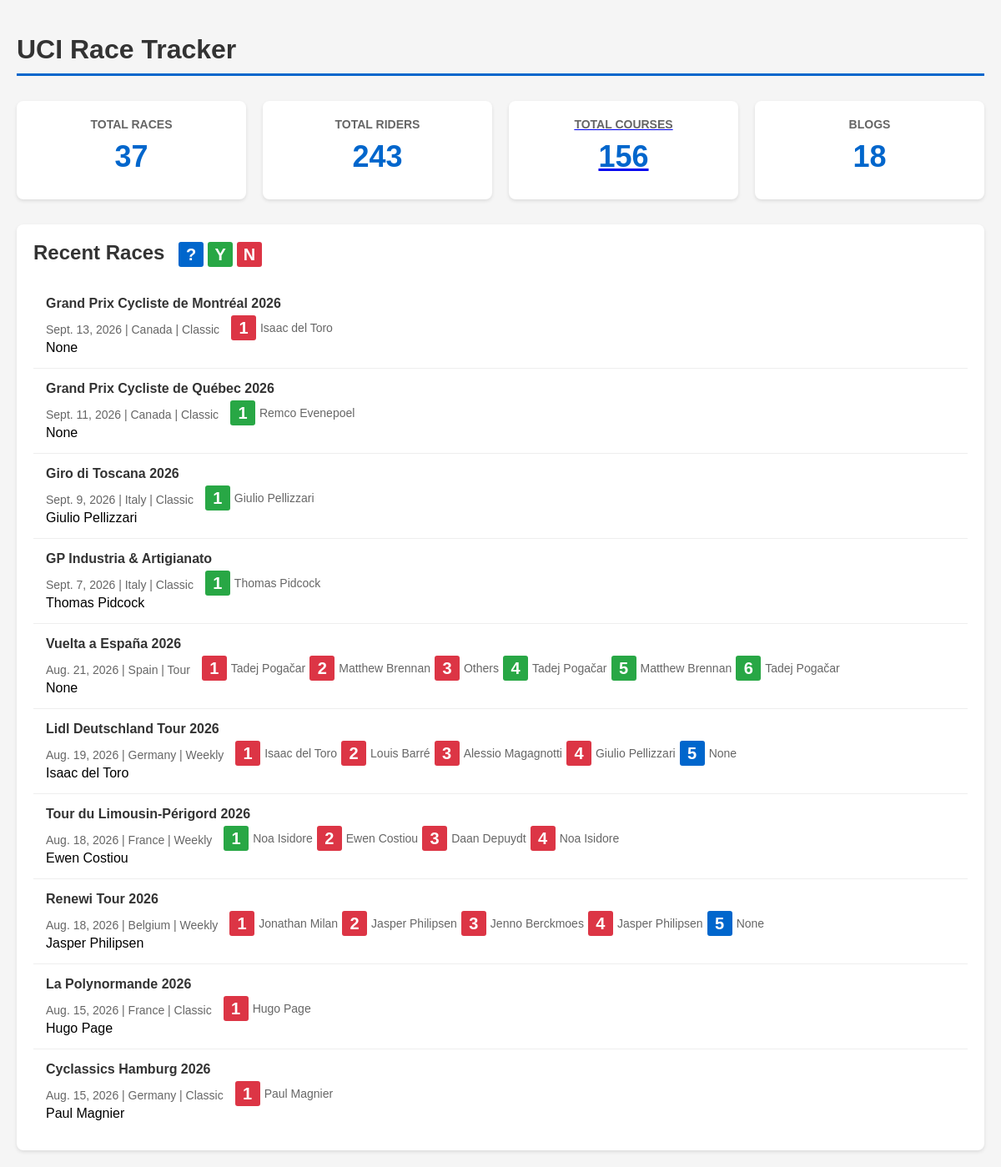
The app's page /, older data.
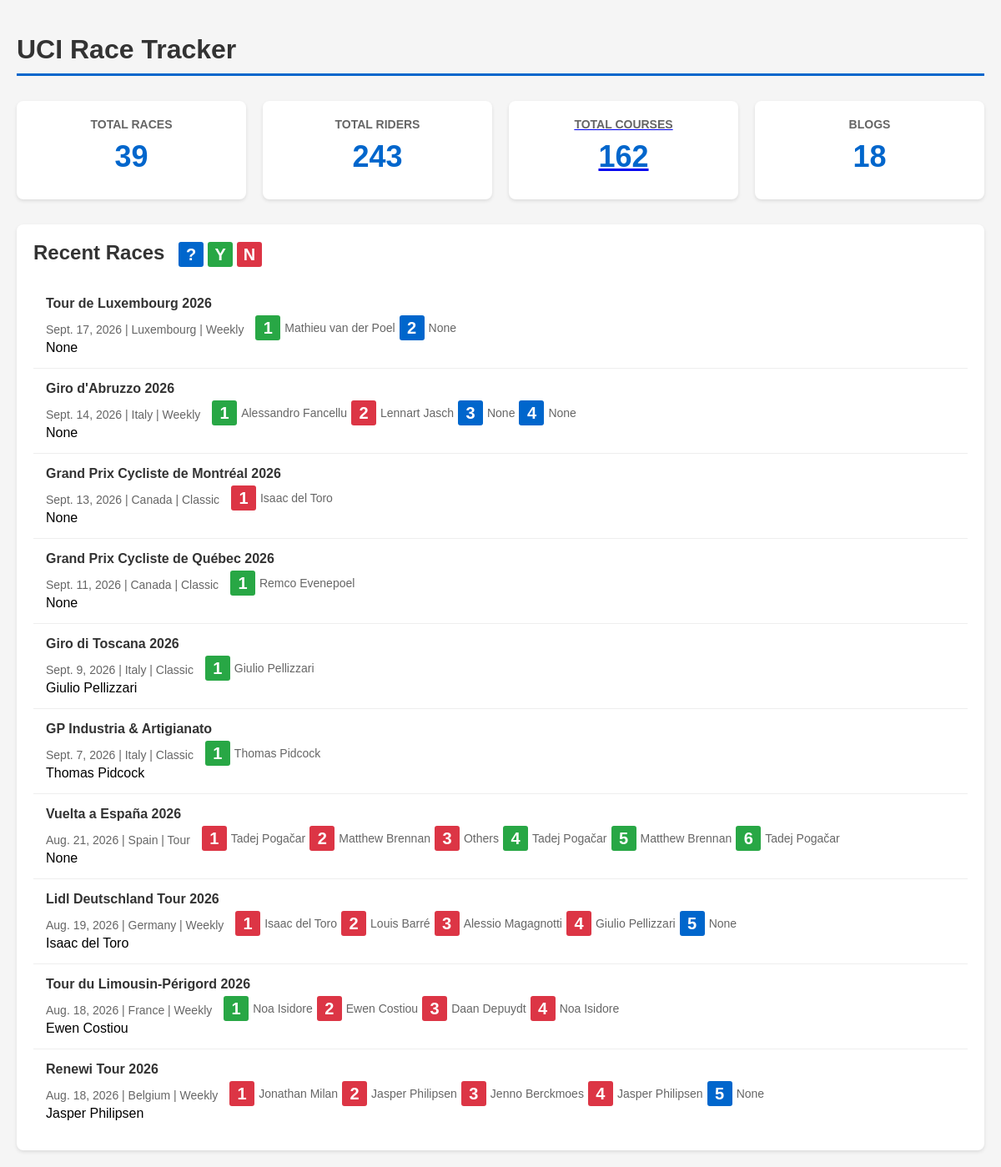
The same page, newer data.
### uci/models/race.py (models this page shows, shortened)
class Race(models.Model):
    CATEGORY_CHOICES = [
        ('classic', 'Classic'),
        ('high_mountain', 'High Mountain'),
        ('flat', 'Flat'),
        ('tour', 'Tour'),
        ('weekly', 'Weekly'),
    ]
    name = models.CharField(max_length=200)
    date = models.DateField(null=True, blank=True)
    location = models.CharField(max_length=200)
    category = models.CharField(max_length=50, choices=CATEGORY_CHOICES, default='classic')
    winner = models.ForeignKey(Rider, on_delete=models.CASCADE, null=True, blank=True, related_name='race_winner')
    predict_winner = models.ForeignKey(Rider, on_delete=models.CASCADE, null=True, blank=True, related_name='race_predict_winner')
    one_day_race = models.BooleanField(default=False)
    note = models.TextField(null=True, blank=True)
    class Meta:
        ordering = ['-date']

### uci/models/course.py (models this page shows, shortened)
class Course(models.Model):
    DEFAULT_BET_AMOUNT = Decimal('1')
    race = models.ForeignKey(Race, on_delete=models.CASCADE, related_name='courses')
    name = models.CharField(max_length=200)
    start = models.CharField(max_length=120, null=True, blank=True)
    end = models.CharField(max_length=120, null=True, blank=True)
    distance_km = models.DecimalField(max_digits=6, decimal_places=2, null=True, blank=True)
    elevation_gain_m = models.IntegerField(null=True, blank=True)
    note = models.TextField(max_length=500, null=True, blank=True)
    key_point = models.JSONField(null=True, blank=True, default=list)
    course_summary = models.JSONField(null=True, blank=True)
    profile_score = models.IntegerField(null=True, blank=True)
    profile_score_20k = models.IntegerField(null=True, blank=True)
    winner = models.ForeignKey(Rider, on_delete=models.CASCADE, null=True, blank=True, related_name='course_winner')
    predict_winner = models.ForeignKey(Rider, on_delete=models.CASCADE, null=True, blank=True, related_name='course_predict_winner')
    pre_analysis = models.TextField(max_length=3000, null=True, blank=True)
    course_url = models.URLField(null=True, blank=True)
    is_won_by_breakaway = models.BooleanField(default=False)
    bingo_rate = models.DecimalField(max_digits=6, decimal_places=2, null=True, blank=True)
    settled = models.BooleanField(default=False)
    def __init__(self, *args, **kwargs):
        super().__init__(*args, **kwargs)
        self.__original_predict_winner_id = self.predict_winner_id
    @property
    def bingo(self):
        return self.predict_winner == self.winner and self.winner is not None

### uci/models/rider.py (models this page shows, shortened)
class Rider(models.Model):
    FORM_TREND_CHOICES = [
        ('high', '↑'),
        ('increase', '↗'),
        ('normal', '→'),
        ('decrease', '↘'),
        ('low', '↓'),
    ]
    FORM_TO_TREND = {1: 'low', 2: 'decrease', 3: 'normal', 4: 'increase', 5: 'high'}
    SCORE_VALIDATORS = [MinValueValidator(1), MaxValueValidator(100)]
    name = models.CharField(max_length=100, unique=True)
    nationality = models.CharField(max_length=100, null=True, blank=True)
    date_of_birth = models.DateField(null=True, blank=True)
    note = models.TextField(max_length=500, null=True, blank=True)
    form = models.IntegerField(validators=[MinValueValidator(1), MaxValueValidator(5)], null=True, blank=True)
    form_trend = models.CharField(max_length=10, choices=FORM_TREND_CHOICES, null=True, blank=True, default='normal')
    form_duration = models.IntegerField(null=True, blank=True, default=14)
    date_duration_start = models.DateField(null=True, blank=True)
    breakaway = models.BooleanField(default=False)
    breakaway_note = models.CharField(max_length=100, null=True, blank=True)
    attack_index = models.IntegerField(null=True, blank=True, default=0)
    score_climb = models.IntegerField(null=True, blank=True, default=1, validators=SCORE_VALIDATORS)
    score_wave = models.IntegerField(null=True, blank=True, default=1, validators=SCORE_VALIDATORS)
    score_punch = models.IntegerField(null=True, blank=True, default=1, validators=SCORE_VALIDATORS)
    score_tt = models.IntegerField(null=True, blank=True, default=1, validators=SCORE_VALIDATORS)
    score_sprint = models.IntegerField(null=True, blank=True, default=1, validators=SCORE_VALIDATORS)
    score_steep = models.IntegerField(null=True, blank=True, default=1, validators=SCORE_VALIDATORS)
    limit_distance = models.FloatField(null=True, blank=True, default=10)
    limit_slope = models.FloatField(null=True, blank=True, default=10)
    form_history_cache = models.JSONField(default=list, blank=True)
    watch_listed = models.BooleanField(default=False)
    FORM_HISTORY_CACHE_MAX = 10
    class Meta:
        ordering = ['name']  # for admin
    def __str__(self):
        return f"{self.name}"

### uci/views.py (the view)
# urls.py: path('', views.index, name='index'),
def index(request):
    races = Race.objects.all()
    riders = Rider.objects.all()
    courses = Course.objects.all()
    context = {
        'total_races': races.count(),
        'total_riders': riders.count(),
        'total_courses': courses.count(),
        'total_blogs': Blog.objects.all().count(),
        'recent_races': races.order_by('-date')[:10],
    }
    return render(request, 'uci/index.html', context)

### uci/templates/uci/index.html (shortened to what this page needs)
<!DOCTYPE html>
<html lang="en">
<head>
</head>
<body>
    <h1>UCI Race Tracker</h1>
    <div class="stats">
        <div class="stat-card">
            <h3>Total Races</h3>
            <div class="number">{{ total_races }}</div>
        </div>
        <div class="stat-card">
            <h3>Total Riders</h3>
            <div class="number">{{ total_riders }}</div>
        </div>
        <div class="stat-card">
            <a href="{% url 'uci:course_list' %}">
                <h3>Total Courses</h3>
                <div class="number">{{ total_courses }}</div>
            </a>
        </div>
        <div class="stat-card">
            <h3>Blogs</h3>
            <div class="number">{{ total_blogs }}</div>
        </div>
    </div>
    <div class="recent-races">
        <h2>Recent Races
            <span class="legend">
                <span class="course-icon blue" title="Not started">?</span>
                <span class="course-icon green" title="Bingo">Y</span>
                <span class="course-icon red" title="Wrong prediction">N</span>
            </span>
        </h2>
        {% if recent_races %}
            {% for race in recent_races %}
                <div class="race-item">
                    <div class="race-name">{{ race.name }}</div>
                    <div class="race-details">
                        {{ race.date }} | {{ race.location }} | {{ race.get_category_display }}
                        {% if race.courses.all %}
                            <span class="course-icons">
                                {% for course in race.courses.all|slice:"6" %}
                                    <a href="{% url 'uci:course_detail' course.pk %}"><span class="course-icon {% if not course.winner %}blue{% elif course.bingo %}green{% else %}red{% endif %}" title="{{ course.name }}">{{ forloop.counter }}</span></a>
                                    <span class="course-winner">{{ course.winner }}</span>
                                {% endfor %}
                            </span>
                        {% endif %}
                    </div>
                    <div class="race-winner">
                        {{ race.winner }}
                    </div>
                </div>
            {% endfor %}
        {% else %}
            <div class="no-data">No races found. Add some races in the admin panel!</div>
        {% endif %}
    </div>
</body>
</html>

Row changes from the older to the newer data that the page shows:
no longer on this page (row unchanged): Race: name "La Polynormande 2026", date "Aug. 15, 2026", location "France", category "Classic", winner "Hugo Page"
no longer on this page (row unchanged): Course: winner "Hugo Page", shown under "La Polynormande 2026"
no longer on this page (row unchanged): Race: name "Cyclassics Hamburg 2026", date "Aug. 15, 2026", location "Germany", category "Classic", winner "Paul Magnier"
no longer on this page (row unchanged): Course: winner "Paul Magnier", shown under "Cyclassics Hamburg 2026"
added Race: name "Tour de Luxembourg 2026", date "Sept. 17, 2026", location "Luxembourg", category "Weekly", winner "None"
added Course: winner "Mathieu van der Poel", shown under "Tour de Luxembourg 2026"
added Course: winner "None", shown under "Tour de Luxembourg 2026"
added Race: name "Giro d'Abruzzo 2026", date "Sept. 14, 2026", location "Italy", category "Weekly", winner "None"
added Course: winner "Alessandro Fancellu", shown under "Giro d'Abruzzo 2026"
added Course: winner "Lennart Jasch", shown under "Giro d'Abruzzo 2026"
added Course: winner "None", shown under "Giro d'Abruzzo 2026"
added Course: winner "None", shown under "Giro d'Abruzzo 2026"
Text that changed along with them:
{{ total_races }}: "37" → "39"
{{ total_courses }}: "156" → "162"
